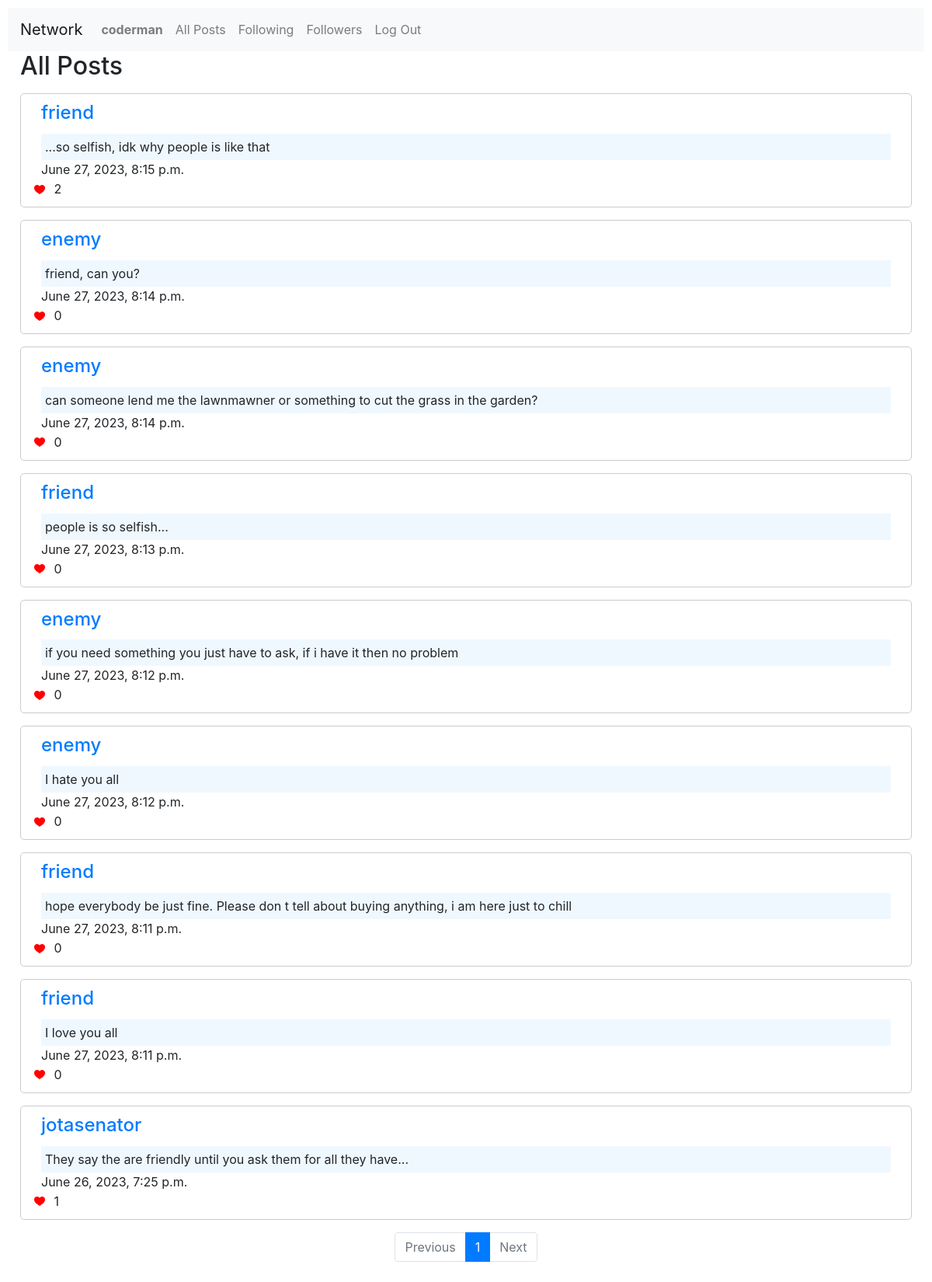
The page /following (signed in) on the database its author committed.
### network/models.py (models this page shows)
class User(AbstractUser):
    pass

class Post(models.Model):
    user = models.ForeignKey(
        User, on_delete=models.CASCADE, default=None, related_name="post"
    )
    created_at = models.DateTimeField(default=timezone.now)
    text = models.TextField(default="")
    likes = models.ManyToManyField(User, related_name="likes")

### network/views.py (the view)
# urls.py: path("following", views.following, name="following"),
@login_required
def following(request):
    following = request.user.profile.following.all()
    following_without_post = request.user.profile.following.all().filter(
        post__isnull=True
    )
    allPosts = Post.objects.all().filter(user__in=following).order_by("-created_at")
    paginator = Paginator(allPosts, 10)
    page_number = request.GET.get("page")
    page_obj = paginator.get_page(page_number)
    return render(
        request,
        "network/following.html",
        {"page_obj": page_obj, "following_without_post": following_without_post},
    )

### network/templates/network/following.html (shortened to what this page needs)
{% extends "network/layout.html" %}
{% block body %}
<h2 class="ml-3">All Posts</h2>
<div>
    {% if user.is_authenticated %}
    {% for post in page_obj%}
    <div class="card-body new-post mt-3">
        <a class="user-link" href="{% url 'profile' post.user %}">
            <h4 class=" card-title ml-3">{{post.user}}</h4>
        </a>
        <p class="card-text ml-3 mr-3 text">{{post.text}}</p>
        <p class="card-text ml-3">{{post.created_at}}</p>
        <div>
            <button class="like-button" data-post-id="{{ post.id }}">
            </button>
            <span id="likes-{{ post.id }}">{{ post.likes.count }}</span>
        </div>
    </div>
    {% endfor %}
    {% include 'network/pagination.html' %}
    {% endif %}
</div>
{% endblock %}

### network/templates/network/layout.html (shortened to what this page needs)
{% load static %}
<!DOCTYPE html>
<html lang="en">
<head>
    <link rel="stylesheet" href="https://stackpath.bootstrapcdn.com/bootstrap/4.4.1/css/bootstrap.min.css"
>
    <link href="{% static 'network/styles.css' %}" rel="stylesheet">
</head>
<body>
    <nav class="navbar navbar-expand-lg navbar-light bg-light">
        <a class="navbar-brand" href="#">Network</a>
        <div>
            <ul class="navbar-nav mr-auto">
                {% if user.is_authenticated %}
                <li class="nav-item">
                    <a class="nav-link" href="{% url 'profile' user.username %}">
                        <strong>{{ user.username }}</strong>
                    </a>
                </li>
                {% endif %}
                <li class="nav-item">
                    <a class="nav-link" href="{% url 'index' %}">All Posts</a>
                </li>
                {% if user.is_authenticated %}
                <li class="nav-item">
                    <a class="nav-link" href="{% url 'following' %}">Following</a>
                </li>
                <li class="nav-item">
                    <a class="nav-link" href="{% url 'followers' %}">Followers</a>
                </li>
                <li class="nav-item">
                    <a class="nav-link" href="{% url 'logout' %}">Log Out</a>
                </li>
                {% endif %}
            </ul>
        </div>
    </nav>
    <div class="body">
        {% block body %}
        {% endblock %}
    </div>
</body>
</html>

### network/static/network/styles.css (style rules this page uses)
:root { --blue-main-color: #007bff; }
body { padding: 10px; }
.new-post { border: 1px solid #ccc; padding: 10px; margin: 0 1rem; border-radius: 5px; }
p { margin-bottom: 0; }
.card-text.text { background-color: aliceblue; padding: 5px 5px; }
.user-link { display: inline-block; text-decoration: none !important; }
.like-button { background-color: transparent; border: none; cursor: pointer; }

### rows shown on the page
User: username "coderman"
Post: user "friend", text "...so selfish, idk why people is like that", created_at "June 27, 2023, 8:15 p.m.", likes.count "2"
Post: user "enemy", text "friend, can you?", created_at "June 27, 2023, 8:14 p.m.", likes.count "0"
Post: user "enemy", text "can someone lend me the lawnmawner or something to cut the grass in the garden?", created_at "June 27, 2023, 8:14 p.m.", likes.count "0"
Post: user "friend", text "people is so selfish...", created_at "June 27, 2023, 8:13 p.m.", likes.count "0"
Post: user "enemy", text "if you need something you just have to ask, if i have it then no problem", created_at "June 27, 2023, 8:12 p.m.", likes.count "0"
Post: user "enemy", text "I hate you all", created_at "June 27, 2023, 8:12 p.m.", likes.count "0"
Post: user "friend", text "hope everybody be just fine. Please don t tell about buying anything, i am here just to chill", created_at "June 27, 2023, 8:11 p.m.", likes.count "0"
Post: user "friend", text "I love you all", created_at "June 27, 2023, 8:11 p.m.", likes.count "0"
Post: user "jotasenator", text "They say the are friendly until you ask them for all they have...", created_at "June 26, 2023, 7:25 p.m.", likes.count "1"

### other values the page prints
{{ i }} "1"
